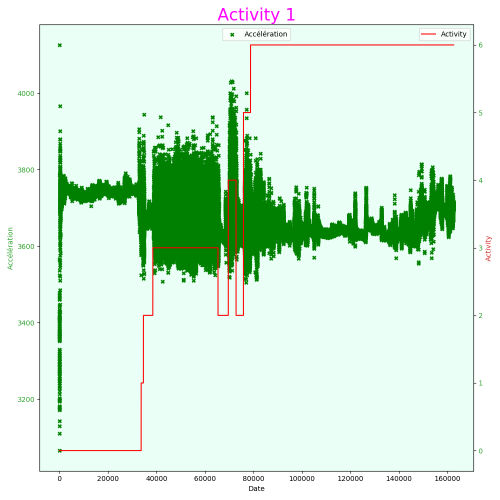
#> input picture courbe/activity_1.png, 1000 x 1000 px (shown at 1/2 size)
$ python -i paquet_to_image.py   (imports and definitions only)   (older library calls are emulated)
#> lines starting #> are read from the running program, lines starting #| are printed output that depends on the picture
#> further down, picture is the input picture: shape (1000, 1000, 3); mean B, G, R 220.2, 239.2, 214.2
#!python3

"""
Création d'images
"""


import numpy as np
# #print(np.version.version)
import cv2
import sounddevice as sd

def main():
    pti = PaquetToImage()

class PaquetToImage:

    # [49 lines left out: functions __init__, get_train_test_datas, display, not called in this run]


def improve_image(img):

    #-----Converting image to LAB Color model-----------------------------------
    lab= cv2.cvtColor(img, cv2.COLOR_BGR2LAB)
#> lab: shape (1000, 1000, 3); mean of channels 0, 1, 2 236.4, 117.3, 134.6

    #-----Splitting the LAB image to different channels-------------------------
    l, a, b = cv2.split(lab)
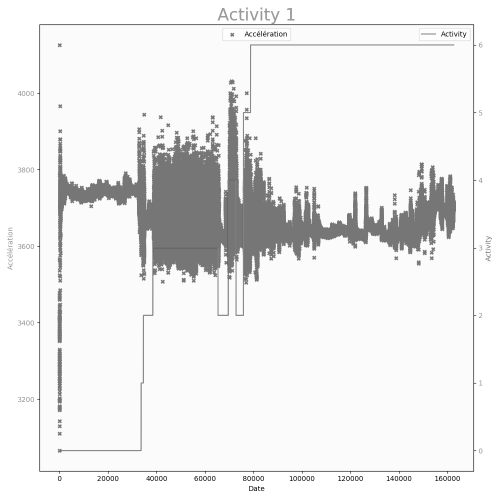
#> l: shape (1000, 1000) (shown at 1/2 size); min 0, max 255, mean 236.4
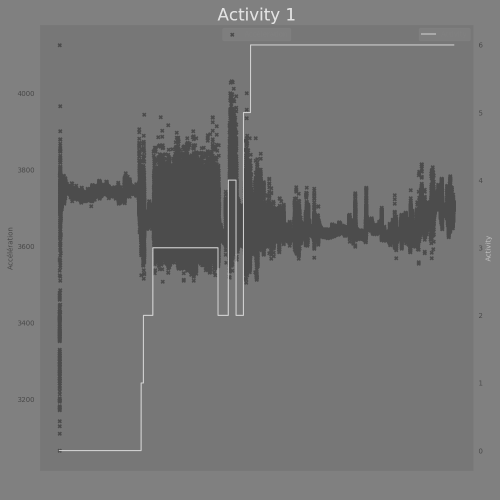
#> a: shape (1000, 1000) (shown at 1/2 size); min 74, max 226, mean 117.3
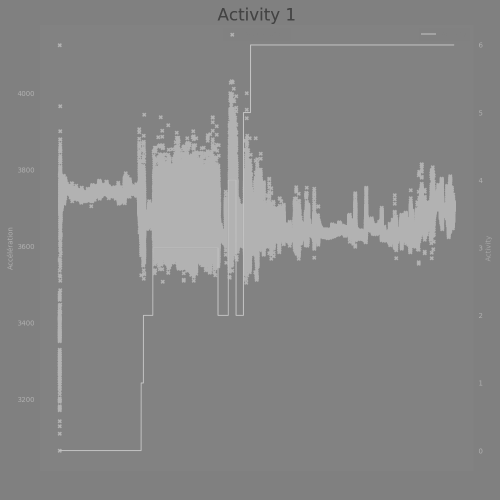
#> b: shape (1000, 1000) (shown at 1/2 size); min 67, max 195, mean 134.6

    #-----Applying CLAHE to L-channel-------------------------------------------
    clahe = cv2.createCLAHE(clipLimit=5, tileGridSize=(1, 1))
    cl = clahe.apply(l)

    #-----Merge the CLAHE enhanced L-channel with the a and b channel-----------
    limg = cv2.merge((cl,a,b))
#> limg: shape (1000, 1000, 3); mean of channels 0, 1, 2 231.7, 117.3, 134.6

    #-----Converting image from LAB Color model to RGB model--------------------
    final = cv2.cvtColor(limg, cv2.COLOR_LAB2BGR)

    return final


# [3 lines not run here, left out]

>>> import cv2
>>> picture = cv2.imread('courbe/activity_1.png')
>>> result = improve_image(picture)

$ run again, on courbe/activity_10.png
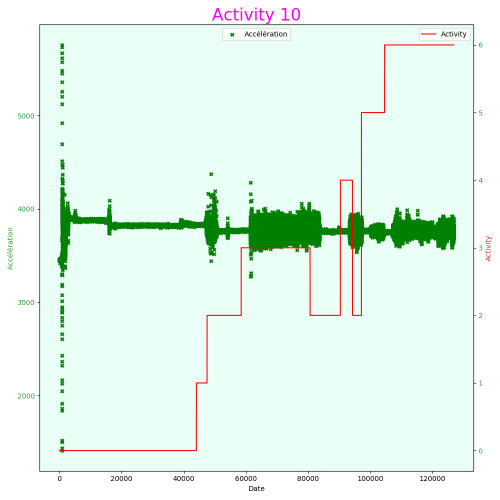
#> input picture courbe/activity_10.png, 1000 x 1000 px (shown at 1/2 size)
#> picture is the input picture: shape (1000, 1000, 3); mean B, G, R 235.6, 247.2, 228.9
#> lab: shape (1000, 1000, 3); mean of channels 0, 1, 2 244.8, 120.1, 131.5
#> in improve_image, `l, a, b = cv2.split(lab)`:
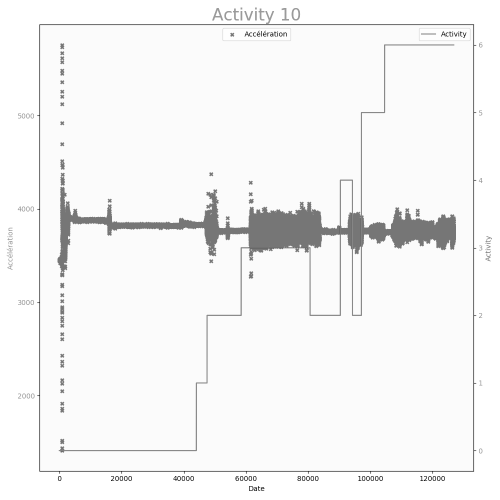
#> l: shape (1000, 1000) (shown at 1/2 size); min 0, max 255, mean 244.8
#> in improve_image, `l, a, b = cv2.split(lab)`:
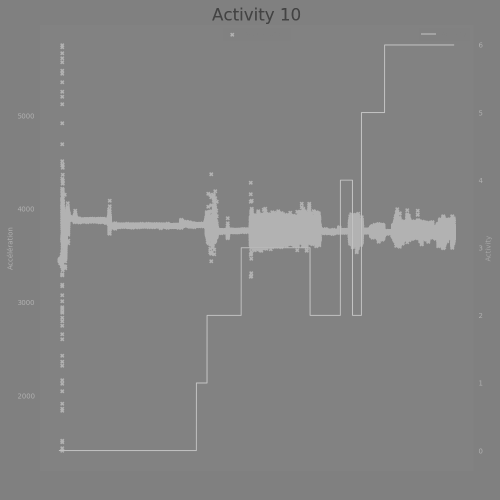
#> b: shape (1000, 1000) (shown at 1/2 size); min 67, max 195, mean 131.5
#> limg: shape (1000, 1000, 3); mean of channels 0, 1, 2 240.1, 120.1, 131.5

$ run again, on courbe/activity_11.png
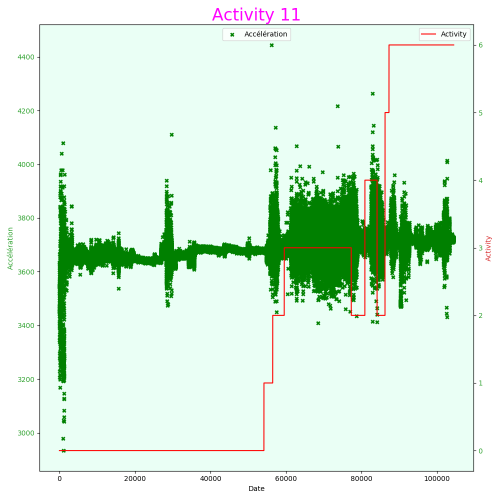
#> input picture courbe/activity_11.png, 1000 x 1000 px (shown at 1/2 size)
#> picture is the input picture: shape (1000, 1000, 3); mean B, G, R 223.8, 241.2, 217.7
#> lab: shape (1000, 1000, 3); mean of channels 0, 1, 2 238.4, 118, 133.9
#> in improve_image, `l, a, b = cv2.split(lab)`:
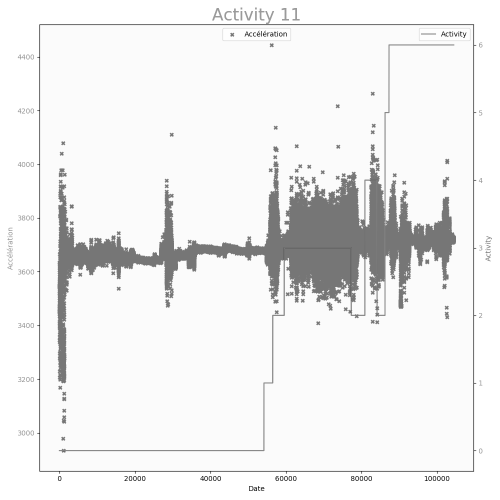
#> l: shape (1000, 1000) (shown at 1/2 size); min 0, max 255, mean 238.4
#> in improve_image, `l, a, b = cv2.split(lab)`:
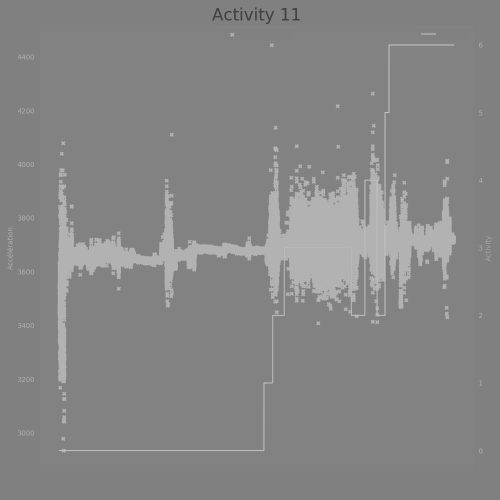
#> b: shape (1000, 1000) (shown at 1/2 size); min 67, max 195, mean 133.9
#> limg: shape (1000, 1000, 3); mean of channels 0, 1, 2 233.7, 118, 133.9

$ run again, on courbe/activity_12.png
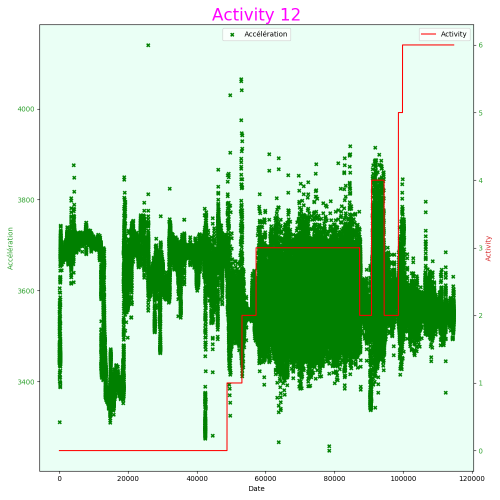
#> input picture courbe/activity_12.png, 1000 x 1000 px (shown at 1/2 size)
#> picture is the input picture: shape (1000, 1000, 3); mean B, G, R 203.6, 230.6, 198.4
#> lab: shape (1000, 1000, 3); mean of channels 0, 1, 2 227.4, 114.4, 137.8
#> in improve_image, `l, a, b = cv2.split(lab)`:
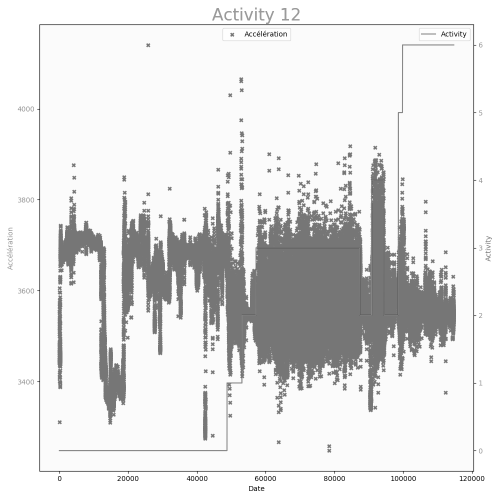
#> l: shape (1000, 1000) (shown at 1/2 size); min 0, max 255, mean 227.4
#> in improve_image, `l, a, b = cv2.split(lab)`:
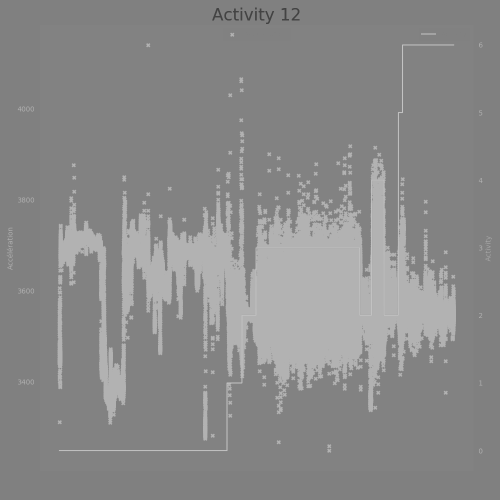
#> b: shape (1000, 1000) (shown at 1/2 size); min 67, max 195, mean 137.8
#> limg: shape (1000, 1000, 3); mean of channels 0, 1, 2 222.5, 114.4, 137.8
